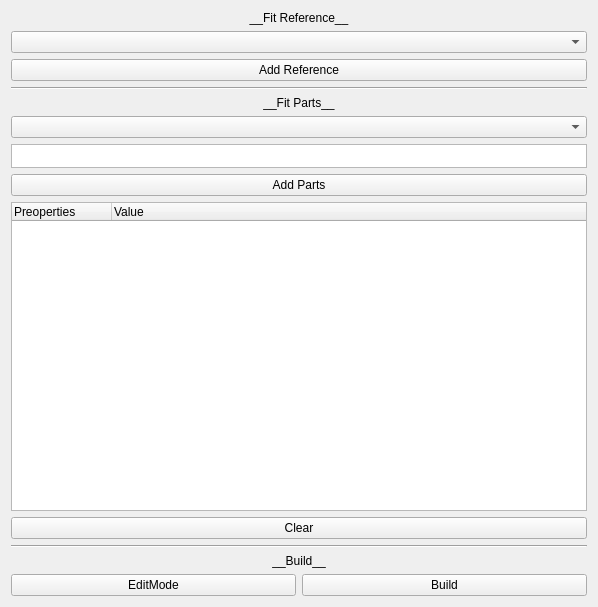
<?xml version="1.0" encoding="UTF-8"?>
<ui version="4.0">
 <class>Form</class>
 <widget class="QWidget" name="Form">
  <property name="geometry">
   <rect>
    <x>0</x>
    <y>0</y>
    <width>598</width>
    <height>607</height>
   </rect>
  </property>
  <property name="windowTitle">
   <string>Form</string>
  </property>
  <layout class="QVBoxLayout" name="verticalLayout_4">
   <item>
    <layout class="QVBoxLayout" name="verticalLayout_2">
     <item>
      <widget class="QLabel" name="fitRef_label">
       <property name="text">
        <string>__Fit Reference__</string>
       </property>
       <property name="alignment">
        <set>Qt::AlignBottom|Qt::AlignHCenter</set>
       </property>
      </widget>
     </item>
     <item>
      <widget class="QComboBox" name="fitRef_comboBox"/>
     </item>
     <item>
      <widget class="QPushButton" name="fitRef_pushButton">
       <property name="text">
        <string>Add Reference</string>
       </property>
      </widget>
     </item>
    </layout>
   </item>
   <item>
    <widget class="Line" name="line">
     <property name="orientation">
      <enum>Qt::Horizontal</enum>
     </property>
    </widget>
   </item>
   <item>
    <layout class="QVBoxLayout" name="verticalLayout_3">
     <item>
      <widget class="QLabel" name="fitPrt_label">
       <property name="text">
        <string>__Fit Parts__</string>
       </property>
       <property name="alignment">
        <set>Qt::AlignBottom|Qt::AlignHCenter</set>
       </property>
      </widget>
     </item>
     <item>
      <widget class="QComboBox" name="fitPrt_comboBox"/>
     </item>
     <item>
      <widget class="QTextEdit" name="textEdit">
       <property name="maximumSize">
        <size>
         <width>16777215</width>
         <height>24</height>
        </size>
       </property>
      </widget>
     </item>
     <item>
      <widget class="QPushButton" name="addParts_pushButton">
       <property name="text">
        <string>Add Parts</string>
       </property>
      </widget>
     </item>
     <item>
      <widget class="QTreeWidget" name="Parts_treeWidget">
       <attribute name="headerDefaultSectionSize">
        <number>100</number>
       </attribute>
       <column>
        <property name="text">
         <string>Preoperties</string>
        </property>
       </column>
       <column>
        <property name="text">
         <string>Value</string>
        </property>
       </column>
      </widget>
     </item>
     <item>
      <widget class="QPushButton" name="clear_pushButton">
       <property name="text">
        <string>Clear</string>
       </property>
      </widget>
     </item>
    </layout>
   </item>
   <item>
    <widget class="Line" name="line_2">
     <property name="orientation">
      <enum>Qt::Horizontal</enum>
     </property>
    </widget>
   </item>
   <item>
    <layout class="QVBoxLayout" name="verticalLayout">
     <item>
      <widget class="QLabel" name="build_label">
       <property name="text">
        <string>__Build__</string>
       </property>
       <property name="alignment">
        <set>Qt::AlignCenter</set>
       </property>
      </widget>
     </item>
     <item>
      <layout class="QHBoxLayout" name="horizontalLayout_2">
       <item>
        <widget class="QPushButton" name="EditMode_pushButton">
         <property name="text">
          <string>EditMode</string>
         </property>
        </widget>
       </item>
       <item>
        <widget class="QPushButton" name="build_pushButton">
         <property name="text">
          <string>Build</string>
         </property>
        </widget>
       </item>
      </layout>
     </item>
    </layout>
   </item>
  </layout>
 </widget>
 <resources/>
 <connections/>
</ui>
